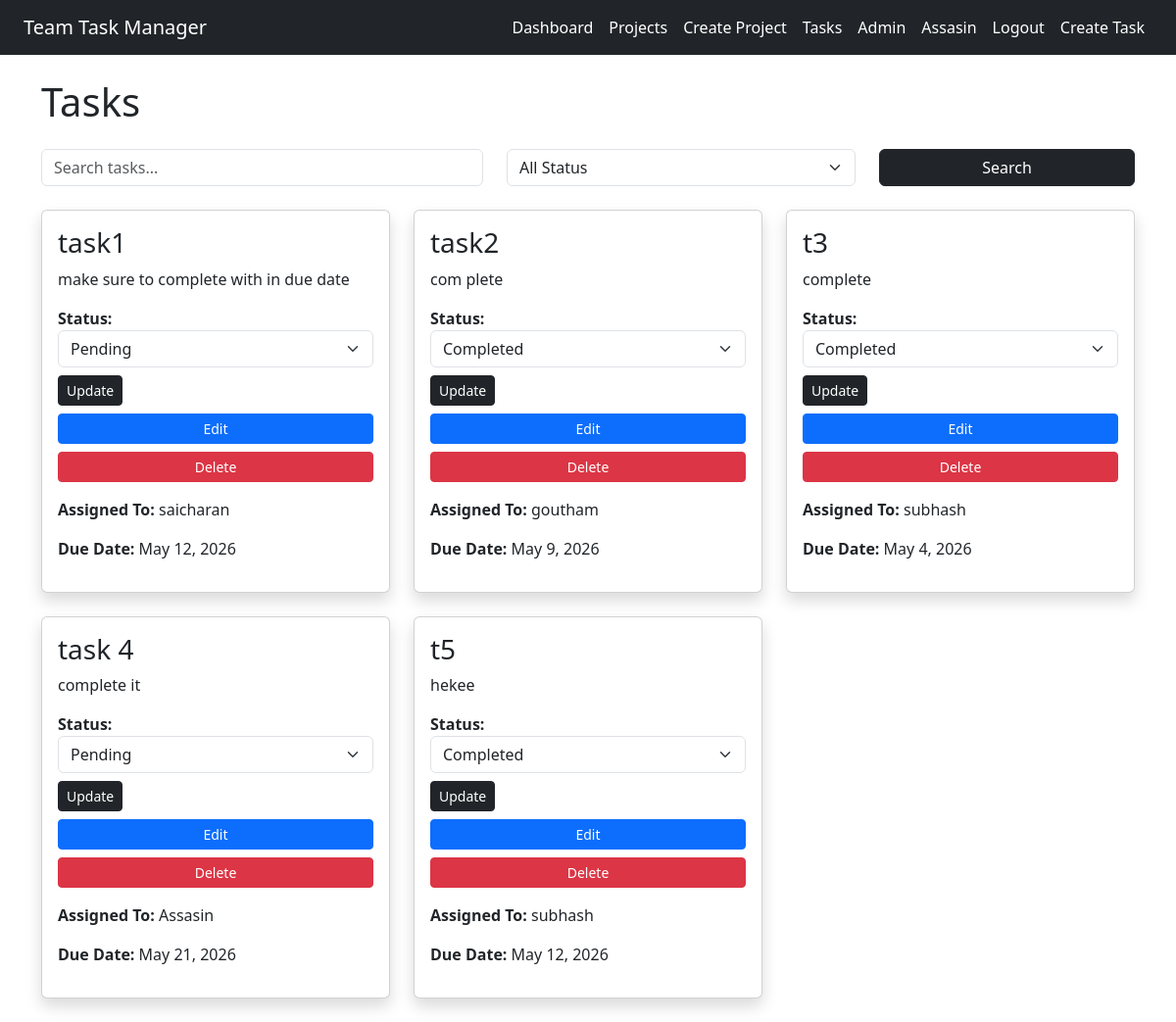
Page /tasks/ (signed in) on the committed database.
### users/models.py (models this page shows)
class User(AbstractUser):
    ROLE_CHOICES = (
        ('admin', 'Admin'),
        ('member', 'Member'),
    )
    role = models.CharField(
        max_length=10,
        choices=ROLE_CHOICES,
        default='member'
    )
    def __str__(self):
        return self.username

### tasks/models.py (models this page shows, shortened)
class Task(models.Model):
    STATUS_CHOICES = (
        ('pending', 'Pending'),
        ('in_progress', 'In Progress'),
        ('completed', 'Completed'),
    )
    title = models.CharField(max_length=200)
    description = models.TextField()
    project = models.ForeignKey(
        Project,
        on_delete=models.CASCADE,
        related_name='tasks'
    )
    assigned_to = models.ForeignKey(
        User,
        on_delete=models.CASCADE,
        related_name='assigned_tasks'
    )
    status = models.CharField(
        max_length=20,
        choices=STATUS_CHOICES,
        default='pending'
    )
    due_date = models.DateField()
    created_at = models.DateTimeField(auto_now_add=True)

### teammanager/views.py (the view)
# urls.py: path('tasks/', task_list),
def task_list(request):
    if not request.user.is_authenticated:
        return redirect('/login/')
    if request.user.role == 'admin':
        tasks = Task.objects.all()
    else:
        tasks = Task.objects.filter(
            assigned_to=request.user
        )
    search_query = request.GET.get('search')
    status_filter = request.GET.get('status')
    if search_query:
        tasks = tasks.filter(
            title__icontains=search_query
        )
    if status_filter:
        tasks = tasks.filter(
            status=status_filter
        )
    context = {
        'tasks': tasks
    }
    return render(request, 'tasks.html', context)

### templates/tasks.html (shortened to what this page needs)
{% extends 'base.html' %}
{% block content %}
<h1 class="mb-4">Tasks</h1>
<form method="GET" class="row mb-4">
    <div class="col-md-5">
        <input type="text"
               name="search"
               placeholder="Search tasks..."
               class="form-control">
    </div>
    <div class="col-md-4">
        <select name="status"
                class="form-select">
            <option value="">
                All Status
            </option>
        </select>
    </div>
    <div class="col-md-3">
        <button type="submit"
                class="btn btn-dark w-100">
            Search
        </button>
    </div>
</form>
<div class="row">
    {% for task in tasks %}
    <div class="col-md-4">
        <div class="card shadow p-3 mb-4">
            <h3>{{ task.title }}</h3>
            <p>{{ task.description }}</p>
            <form method="POST"
                  action="/tasks/update/{{ task.id }}/">
                <label>
                    <strong>Status:</strong>
                </label>
                <select name="status"
                        class="form-select mb-2">
                    <option value="pending"
                        {% if task.status == 'pending' %}
                            selected
                        {% endif %}
                    >
                        Pending
                    </option>
                    <option value="completed"
                        {% if task.status == 'completed' %}
                            selected
                        {% endif %}
                    >
                        Completed
                    </option>
                </select>
                <button type="submit"
                        class="btn btn-sm btn-dark">
                    Update
                </button>
            </form>
            {% if request.user.role == 'admin' %}
            <a href="/tasks/edit/{{ task.id }}/"
            class="btn btn-sm btn-primary mt-2">
                Edit
            </a>
{% endif %}
            {% if request.user.role == 'admin' %}
            <a href="/tasks/delete/{{ task.id }}/"
               class="btn btn-sm btn-danger mt-2">
                Delete
            </a>
            {% endif %}
            <p class="mt-3">
                <strong>Assigned To:</strong>
                {{ task.assigned_to }}
            </p>
            <p>
                <strong>Due Date:</strong>
                {{ task.due_date }}
            </p>
        </div>
    </div>
    {% endfor %}
</div>
{% endblock %}

### templates/base.html (shortened to what this page needs)
<!DOCTYPE html>
<html lang="en">
<head>
    <link href="https://cdn.jsdelivr.net/npm/bootstrap@5.3.3/dist/css/bootstrap.min.css" rel="stylesheet">
</head>
<body>
    <nav class="navbar navbar-expand-lg navbar-dark bg-dark px-4">
    <a class="navbar-brand" href="/">
        Team Task Manager
    </a>
    <div class="navbar-nav ms-auto">
        <a class="nav-link text-white" href="/">
            Dashboard
        </a>
        <a class="nav-link text-white" href="/projects/">
            Projects
        </a>
        <a class="nav-link text-white"
   href="/projects/create/">
    Create Project
</a>
        <a class="nav-link text-white" href="/tasks/">
            Tasks
        </a>
        <a class="nav-link text-white" href="/admin/">
            Admin
        </a>
        {% if request.user.is_authenticated %}
            <span class="nav-link text-white">
                {{ request.user.username }}
            </span>
            <a class="nav-link text-white" href="/logout/">
                Logout
            </a>
        {% endif %}
        <a class="nav-link text-white" href="/tasks/create/">
            Create Task
        </a>
    </div>
</nav>
    <div class="container mt-4">
        {% block content %}
        {% endblock %}
    </div>
</body>
</html>

### rows in the picture
User: user.username "Assasin"
Task: title "task1", description "make sure to complete with in due date", status "Pending", assigned_to "saicharan", due_date "May 12, 2026"
Task: title "task2", description "com plete", status "Completed", assigned_to "goutham", due_date "May 9, 2026"
Task: title "t3", description "complete", status "Completed", assigned_to "subhash", due_date "May 4, 2026"
Task: title "task 4", description "complete it", status "Pending", assigned_to "Assasin", due_date "May 21, 2026"
Task: title "t5", description "hekee", status "Completed", assigned_to "subhash", due_date "May 12, 2026"
